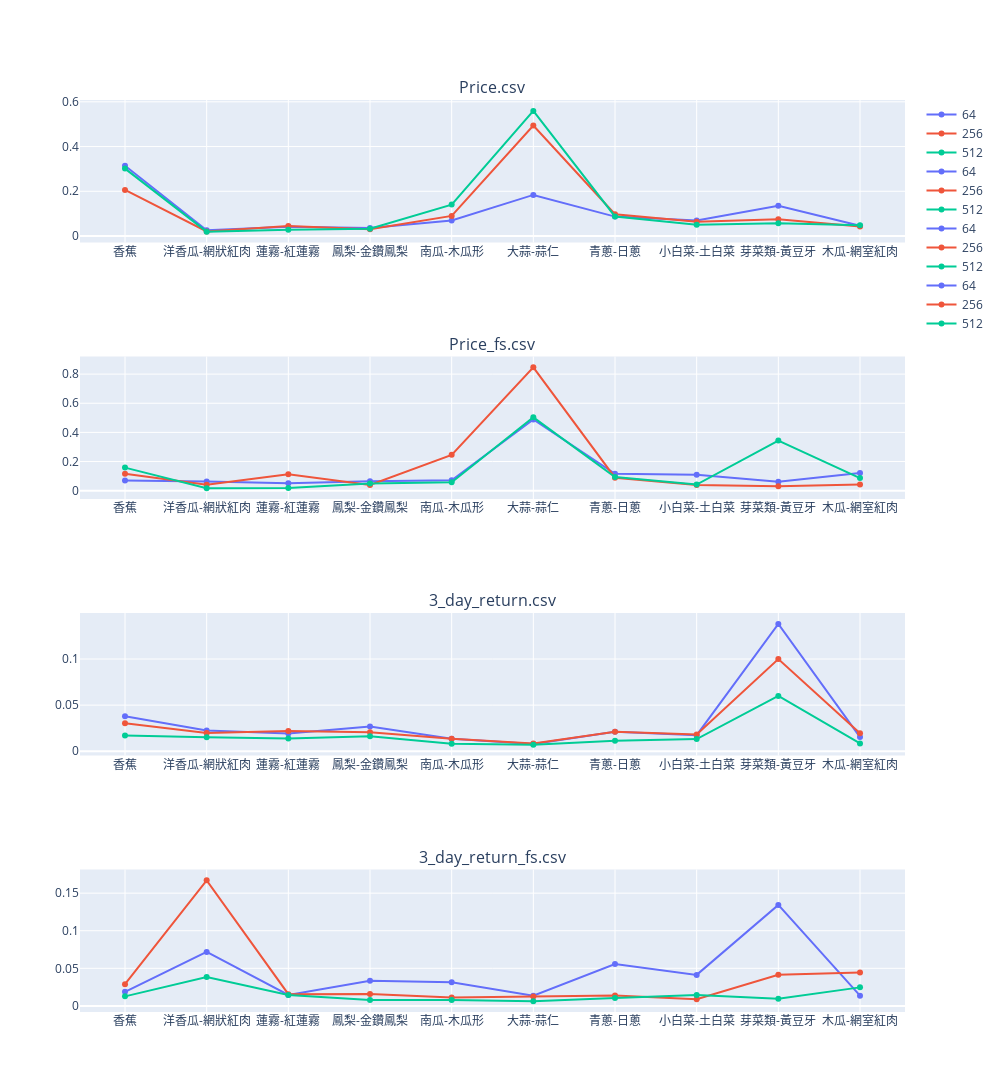

Notebook code for this chart:
### Markdown cell above
## Compare MSE between different batch_size

### Code cell
# batch_size = [8, 16, 32, 64, 128, 256, 512]
batch_size = [64, 256, 512]
df_name = ['Price.csv', 'Price_fs.csv', '3_day_return.csv', '3_day_return_fs.csv']
color = ['#636EFA', '#EF553B', '#00CC96', '#AB63FA', '#FFA15A', '#19D3F3', '#FF6692', '#B6E880']
crops_arr = [
    "香蕉",
    "洋香瓜-網狀紅肉",
    "蓮霧-紅蓮霧",
    "鳳梨-金鑽鳳梨",
    "南瓜-木瓜形",
    "大蒜-蒜仁",
    "青蔥-日蔥",
    "小白菜-土白菜",
    "芽菜類-黃豆牙",
    "木瓜-網室紅肉",
]

fig = make_subplots(
        rows=4, cols=1,
        subplot_titles=df_name,    
    )

for index, name in enumerate(df_name):
    for index2, batch in enumerate(batch_size):
        MSE = []
        for crops in crops_arr:
            df = pd.read_csv('./{}/{}_{}'.format(batch, crops, name))
            MSE.append(df['MSE'][0])
    
        fig.add_trace(
            go.Scatter(
                x=crops_arr,
                y=MSE,
                mode="lines+markers",
                name=batch,
                line=dict(color=color[index2])
            ),
            row=index + 1,
            col=1,
        )
fig.update_layout(
    autosize=False,
    width=1000,
    height=2000,
)
fig.show()

### Figure 1 — Plotly figure (JSON) as saved in the notebook; plotly's stock layout.template omitted (floating-point values rounded to 4 significant figures)
{"data": [{"line": {"color": "#636EFA"}, "mode": "lines+markers", "name": "64", "type": "scatter", "x": ["香蕉", "洋香瓜-網狀紅肉", "蓮霧-紅蓮霧", "鳳梨-金鑽鳳梨", "南瓜-木瓜形", "大蒜-蒜仁", "青蔥-日蔥", "小白菜-土白菜", "芽菜類-黃豆牙", "木瓜-網室紅肉"], "xaxis": "x", "y": [0.3141, 0.02563, 0.04191, 0.03589, 0.06926, 0.1838, 0.08674, 0.06897, 0.1349, 0.046], "yaxis": "y"}, {"line": {"color": "#EF553B"}, "mode": "lines+markers", "name": "256", "type": "scatter", "x": ["香蕉", "洋香瓜-網狀紅肉", "蓮霧-紅蓮霧", "鳳梨-金鑽鳳梨", "南瓜-木瓜形", "大蒜-蒜仁", "青蔥-日蔥", "小白菜-土白菜", "芽菜類-黃豆牙", "木瓜-網室紅肉"], "xaxis": "x", "y": [0.2063, 0.02021, 0.04483, 0.03042, 0.08998, 0.4937, 0.0971, 0.06365, 0.07516, 0.04216], "yaxis": "y"}, {"line": {"color": "#00CC96"}, "mode": "lines+markers", "name": "512", "type": "scatter", "x": ["香蕉", "洋香瓜-網狀紅肉", "蓮霧-紅蓮霧", "鳳梨-金鑽鳳梨", "南瓜-木瓜形", "大蒜-蒜仁", "青蔥-日蔥", "小白菜-土白菜", "芽菜類-黃豆牙", "木瓜-網室紅肉"], "xaxis": "x", "y": [0.3014, 0.01966, 0.02839, 0.03218, 0.1405, 0.5595, 0.08757, 0.05028, 0.05705, 0.04848], "yaxis": "y"}, {"line": {"color": "#636EFA"}, "mode": "lines+markers", "name": "64", "type": "scatter", "x": ["香蕉", "洋香瓜-網狀紅肉", "蓮霧-紅蓮霧", "鳳梨-金鑽鳳梨", "南瓜-木瓜形", "大蒜-蒜仁", "青蔥-日蔥", "小白菜-土白菜", "芽菜類-黃豆牙", "木瓜-網室紅肉"], "xaxis": "x2", "y": [0.06917, 0.06372, 0.05047, 0.06545, 0.07084, 0.4886, 0.116, 0.11, 0.06057, 0.1205], "yaxis": "y2"}, {"line": {"color": "#EF553B"}, "mode": "lines+markers", "name": "256", "type": "scatter", "x": ["香蕉", "洋香瓜-網狀紅肉", "蓮霧-紅蓮霧", "鳳梨-金鑽鳳梨", "南瓜-木瓜形", "大蒜-蒜仁", "青蔥-日蔥", "小白菜-土白菜", "芽菜類-黃豆牙", "木瓜-網室紅肉"], "xaxis": "x2", "y": [0.1168, 0.04135, 0.1127, 0.03971, 0.2457, 0.8462, 0.08897, 0.03841, 0.03067, 0.04226], "yaxis": "y2"}, {"line": {"color": "#00CC96"}, "mode": "lines+markers", "name": "512", "type": "scatter", "x": ["香蕉", "洋香瓜-網狀紅肉", "蓮霧-紅蓮霧", "鳳梨-金鑽鳳梨", "南瓜-木瓜形", "大蒜-蒜仁", "青蔥-日蔥", "小白菜-土白菜", "芽菜類-黃豆牙", "木瓜-網室紅肉"], "xaxis": "x2", "y": [0.1584, 0.01747, 0.01807, 0.04928, 0.05807, 0.5034, 0.09406, 0.0418, 0.3444, 0.08619], "yaxis": "y2"}, {"line": {"color": "#636EFA"}, "mode": "lines+markers", "name": "64", "type": "scatter", "x": ["香蕉", "洋香瓜-網狀紅肉", "蓮霧-紅蓮霧", "鳳梨-金鑽鳳梨", "南瓜-木瓜形", "大蒜-蒜仁", "青蔥-日蔥", "小白菜-土白菜", "芽菜類-黃豆牙", "木瓜-網室紅肉"], "xaxis": "x3", "y": [0.03797, 0.02262, 0.01931, 0.02685, 0.01352, 0.007957, 0.02115, 0.01741, 0.1381, 0.01537], "yaxis": "y3"}, {"line": {"color": "#EF553B"}, "mode": "lines+markers", "name": "256", "type": "scatter", "x": ["香蕉", "洋香瓜-網狀紅肉", "蓮霧-紅蓮霧", "鳳梨-金鑽鳳梨", "南瓜-木瓜形", "大蒜-蒜仁", "青蔥-日蔥", "小白菜-土白菜", "芽菜類-黃豆牙", "木瓜-網室紅肉"], "xaxis": "x3", "y": [0.03031, 0.01979, 0.02182, 0.02067, 0.01343, 0.008322, 0.02114, 0.01818, 0.1, 0.01944], "yaxis": "y3"}, {"line": {"color": "#00CC96"}, "mode": "lines+markers", "name": "512", "type": "scatter", "x": ["香蕉", "洋香瓜-網狀紅肉", "蓮霧-紅蓮霧", "鳳梨-金鑽鳳梨", "南瓜-木瓜形", "大蒜-蒜仁", "青蔥-日蔥", "小白菜-土白菜", "芽菜類-黃豆牙", "木瓜-網室紅肉"], "xaxis": "x3", "y": [0.01715, 0.01506, 0.01393, 0.01618, 0.008114, 0.007172, 0.01137, 0.01325, 0.05997, 0.008469], "yaxis": "y3"}, {"line": {"color": "#636EFA"}, "mode": "lines+markers", "name": "64", "type": "scatter", "x": ["香蕉", "洋香瓜-網狀紅肉", "蓮霧-紅蓮霧", "鳳梨-金鑽鳳梨", "南瓜-木瓜形", "大蒜-蒜仁", "青蔥-日蔥", "小白菜-土白菜", "芽菜類-黃豆牙", "木瓜-網室紅肉"], "xaxis": "x4", "y": [0.01864, 0.07182, 0.01455, 0.03341, 0.03137, 0.0135, 0.0556, 0.04125, 0.1344, 0.01358], "yaxis": "y4"}, {"line": {"color": "#EF553B"}, "mode": "lines+markers", "name": "256", "type": "scatter", "x": ["香蕉", "洋香瓜-網狀紅肉", "蓮霧-紅蓮霧", "鳳梨-金鑽鳳梨", "南瓜-木瓜形", "大蒜-蒜仁", "青蔥-日蔥", "小白菜-土白菜", "芽菜類-黃豆牙", "木瓜-網室紅肉"], "xaxis": "x4", "y": [0.02894, 0.167, 0.01559, 0.01567, 0.01104, 0.01235, 0.01392, 0.008856, 0.04145, 0.04429], "yaxis": "y4"}, {"line": {"color": "#00CC96"}, "mode": "lines+markers", "name": "512", "type": "scatter", "x": ["香蕉", "洋香瓜-網狀紅肉", "蓮霧-紅蓮霧", "鳳梨-金鑽鳳梨", "南瓜-木瓜形", "大蒜-蒜仁", "青蔥-日蔥", "小白菜-土白菜", "芽菜類-黃豆牙", "木瓜-網室紅肉"], "xaxis": "x4", "y": [0.01267, 0.03841, 0.0146, 0.007919, 0.007919, 0.006322, 0.01049, 0.01443, 0.009581, 0.02463], "yaxis": "y4"}], "layout": {"annotations": [{"font": {"size": 16}, "showarrow": false, "text": "Price.csv", "x": 0.5, "xanchor": "center", "xref": "paper", "y": 1, "yanchor": "bottom", "yref": "paper"}, {"font": {"size": 16}, "showarrow": false, "text": "Price_fs.csv", "x": 0.5, "xanchor": "center", "xref": "paper", "y": 0.7188, "yanchor": "bottom", "yref": "paper"}, {"font": {"size": 16}, "showarrow": false, "text": "3_day_return.csv", "x": 0.5, "xanchor": "center", "xref": "paper", "y": 0.4375, "yanchor": "bottom", "yref": "paper"}, {"font": {"size": 16}, "showarrow": false, "text": "3_day_return_fs.csv", "x": 0.5, "xanchor": "center", "xref": "paper", "y": 0.1562, "yanchor": "bottom", "yref": "paper"}], "autosize": false, "height": 2000, "width": 1000, "xaxis": {"anchor": "y", "domain": [0, 1]}, "xaxis2": {"anchor": "y2", "domain": [0, 1]}, "xaxis3": {"anchor": "y3", "domain": [0, 1]}, "xaxis4": {"anchor": "y4", "domain": [0, 1]}, "yaxis": {"anchor": "x", "domain": [0.8438, 1]}, "yaxis2": {"anchor": "x2", "domain": [0.5625, 0.7188]}, "yaxis3": {"anchor": "x3", "domain": [0.2812, 0.4375]}, "yaxis4": {"anchor": "x4", "domain": [0, 0.1562]}}}
